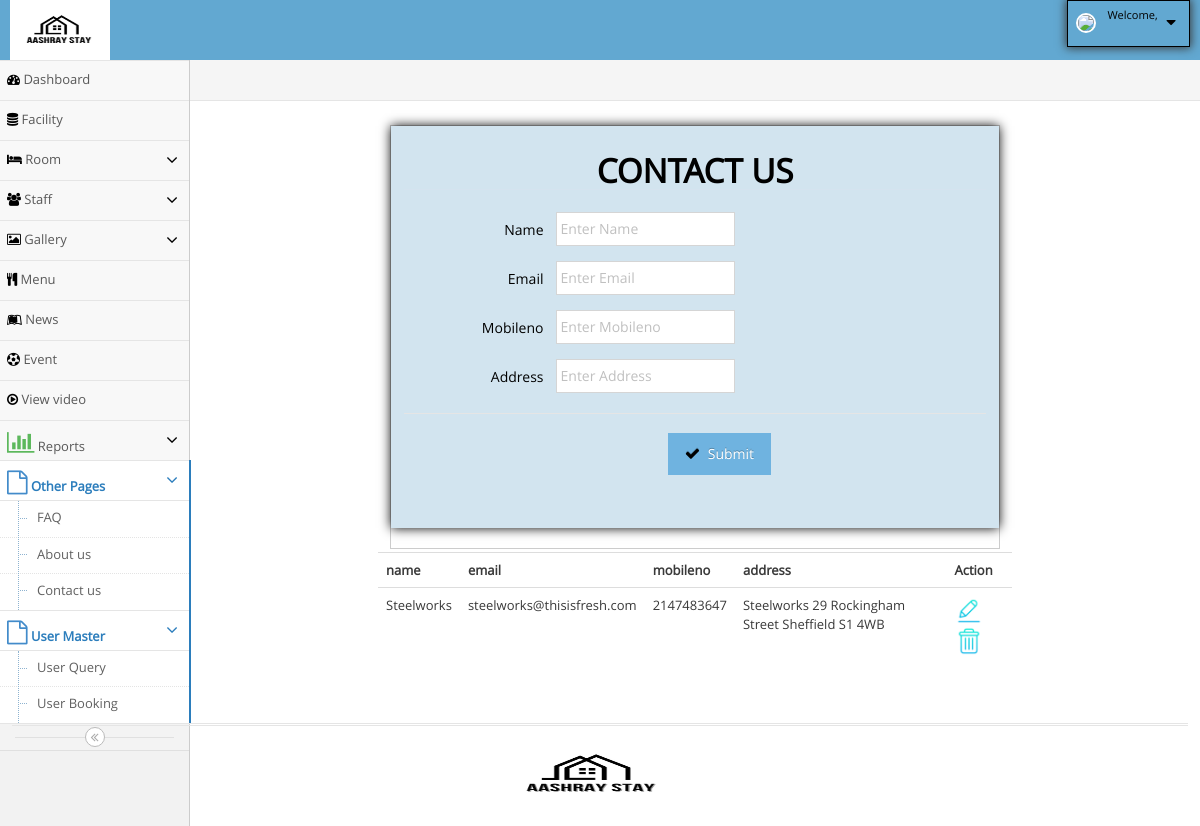
The app's page /HostelManagement_6878/admin/contactus.php, older data.
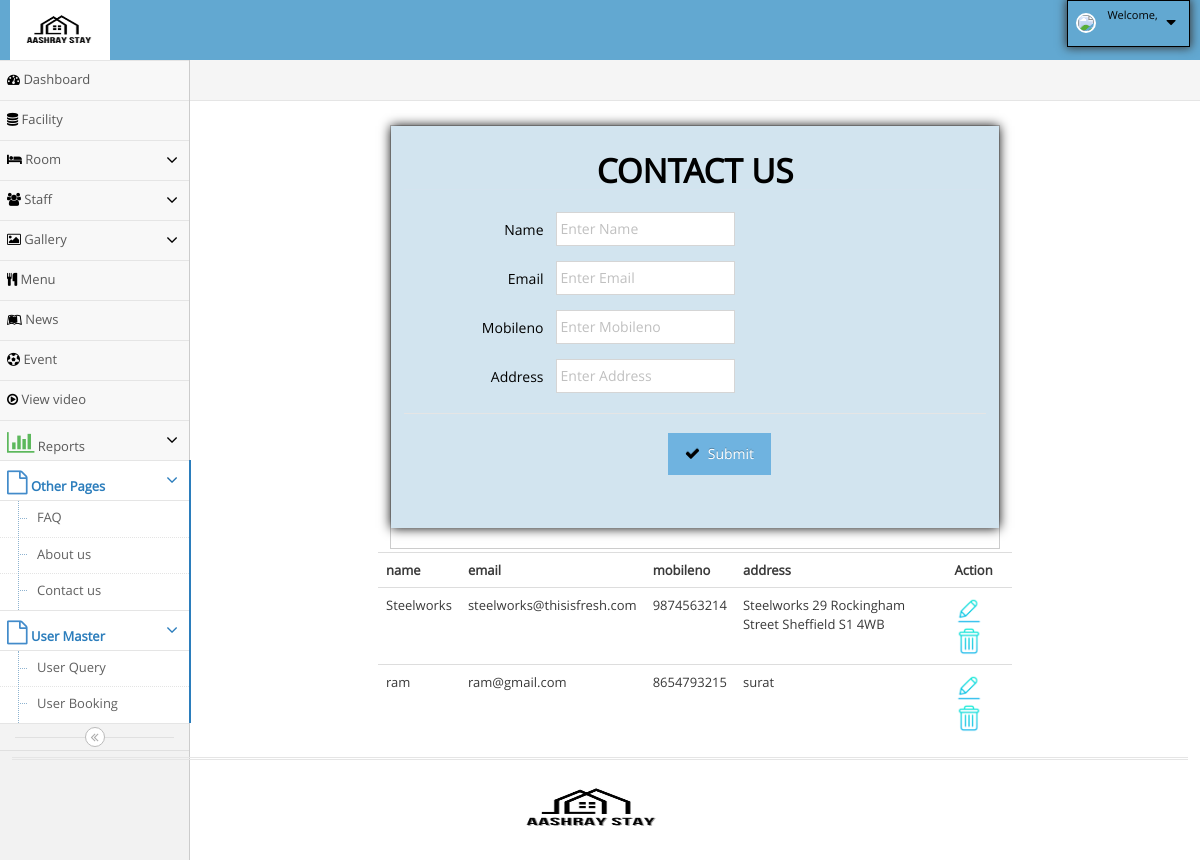
The same page, newer data.
### tables this page shows
CREATE TABLE IF NOT EXISTS `contactus` (
  `id` int NOT NULL AUTO_INCREMENT,
  `name` varchar(50) NOT NULL,
  `email` varchar(50) NOT NULL,
  `mobileno` varchar(10) NOT NULL,
  `address` varchar(50) NOT NULL,
  PRIMARY KEY (`id`)
);

### HostelManagement_6878/admin/contactus.php (the view, shortened to what this page needs)
<?php
  include ('hhh.php');
  include ('connect.php');
?>
  <form class="form-horizontal widget-box " role="form" method=post>
             <div class="widget-body">
			 <div class="widget-main " style="background-color:#d2e4ef; border:1px solid #d2e4ef; box-shadow:0px 0px 11px 0px; color:black">
											<h1 class="header blue lighter bigger" style="text-align:center;">	<b style="color:black;" > CONTACT US </b> </h1>
											<div class="space-6"></div>
    <div class="form-group">
	    <label class="col-sm-3 control-label no-padding-right" for="form-field-1"> Name </label>
			<div class="col-sm-9">
				<input type="text" name="txtname" placeholder="Enter Name" class="col-xs-10 col-sm-5"required />
			</div>
</div>
      <div class="form-group">
	    <label class="col-sm-3 control-label no-padding-right" for="form-field-1"> Email </label>
			<div class="col-sm-9">
				<input type="text" name="txtemail" placeholder="Enter Email" class="col-xs-10 col-sm-5"required/>
			</div>
</div>
      <div class="form-group">
	    <label class="col-sm-3 control-label no-padding-right" for="form-field-1"> Mobileno </label>
			<div class="col-sm-9">
				<input type="text" name="txtmobileno" placeholder="Enter Mobileno" class="col-xs-10 col-sm-5"required />
			</div>
	</div>
    <div class="form-group">
	    <label class="col-sm-3 control-label no-padding-right" for="form-field-1"> Address </label>
			<div class="col-sm-9">
				<input type="text" name="txtaddress" placeholder="Enter Address" class="col-xs-10 col-sm-5"required />
			</div>
	</div>
    <div class="clearfix form-actions">
	<div class="col-md-offset-3 col-md-9"style="text-align:center; marging-left:30%;">
		<button class="btn btn-info" type="submit" name='btnins'>
			<i class="ace-icon fa fa-check bigger-110"></i>
				Submit
		</button>
		</div>
								</div>
							</div>
			</div>
	    	</div>
<?php
       $q=mysqli_query($con,"select * from contactus");
       echo "<table class='table table-hover'>";
	   echo "<th>name";
	   echo "<th>email";
	   echo "<th>mobileno";
	   echo "<th>address";
	   echo "<th colspan=2>Action";
       while($row=mysqli_fetch_array($q))
       {
         echo "<tr>";
         echo "<td>".$row['name'];
		 echo "<td>".$row['email'];
		 echo "<td>".$row['mobileno'];
         echo "<td>".$row['address'];
		echo "<td colspan=2><a href=contactus_edit.php?x=$row[0]><image src=edit.png height=30 width=30></a>";
		echo "<a href=contactus_delete.php?x=$row[0]><image src=delete.png height=30 width=30></a>";
       echo"</tr>";
        }
        echo"</table>";
?>
<?php
  include ('fff.php');
?>

Row changes from the older to the newer data that the page shows:
changed contactus "Steelworks": mobileno "2147483647" → "9874563214"
added contactus: name "ram", email "ram@gmail.com", mobileno "8654793215", address "surat"
